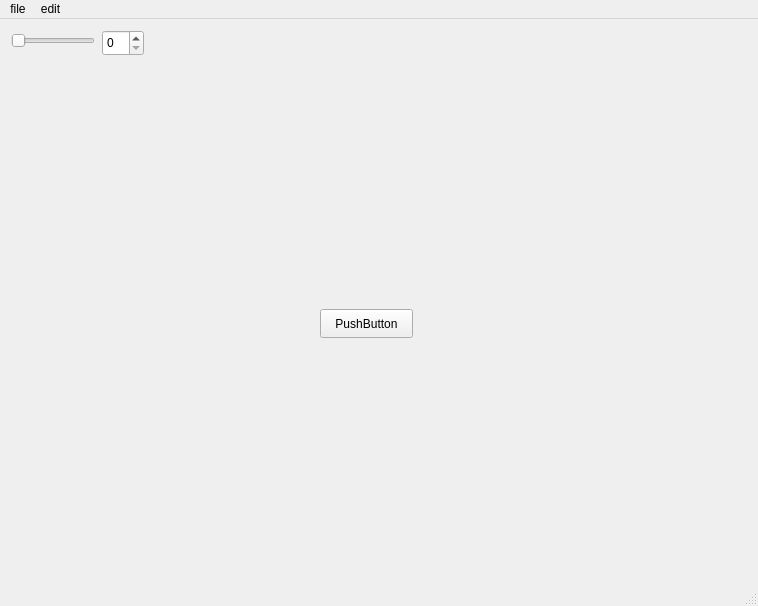
<?xml version="1.0" encoding="UTF-8"?>
<ui version="4.0">
 <class>MainWindow</class>
 <widget class="QMainWindow" name="MainWindow">
  <property name="geometry">
   <rect>
    <x>0</x>
    <y>0</y>
    <width>758</width>
    <height>606</height>
   </rect>
  </property>
  <property name="windowTitle">
   <string>MainWindow</string>
  </property>
  <widget class="QWidget" name="centralwidget">
   <widget class="QSpinBox" name="spinBox">
    <property name="geometry">
     <rect>
      <x>102</x>
      <y>11</y>
      <width>42</width>
      <height>26</height>
     </rect>
    </property>
   </widget>
   <widget class="QSlider" name="horizontalSlider">
    <property name="geometry">
     <rect>
      <x>11</x>
      <y>11</y>
      <width>84</width>
      <height>22</height>
     </rect>
    </property>
    <property name="orientation">
     <enum>Qt::Orientation::Horizontal</enum>
    </property>
   </widget>
   <widget class="QPushButton" name="pushButton">
    <property name="geometry">
     <rect>
      <x>320</x>
      <y>290</y>
      <width>93</width>
      <height>29</height>
     </rect>
    </property>
    <property name="text">
     <string>PushButton</string>
    </property>
   </widget>
  </widget>
  <widget class="QMenuBar" name="menubar">
   <property name="geometry">
    <rect>
     <x>0</x>
     <y>0</y>
     <width>758</width>
     <height>26</height>
    </rect>
   </property>
   <widget class="QMenu" name="menufile">
    <property name="title">
     <string>file</string>
    </property>
    <widget class="QMenu" name="menuopen">
     <property name="title">
      <string>open</string>
     </property>
     <addaction name="separator"/>
    </widget>
    <addaction name="menuopen"/>
   </widget>
   <widget class="QMenu" name="menuedit">
    <property name="title">
     <string>edit</string>
    </property>
   </widget>
   <addaction name="menufile"/>
   <addaction name="menuedit"/>
  </widget>
  <widget class="QStatusBar" name="statusbar"/>
 </widget>
 <resources/>
 <connections>
  <connection>
   <sender>horizontalSlider</sender>
   <signal>valueChanged(int)</signal>
   <receiver>spinBox</receiver>
   <slot>setValue(int)</slot>
   <hints>
    <hint type="sourcelabel">
     <x>89</x>
     <y>186</y>
    </hint>
    <hint type="destinationlabel">
     <x>200</x>
     <y>188</y>
    </hint>
   </hints>
  </connection>
 </connections>
</ui>
